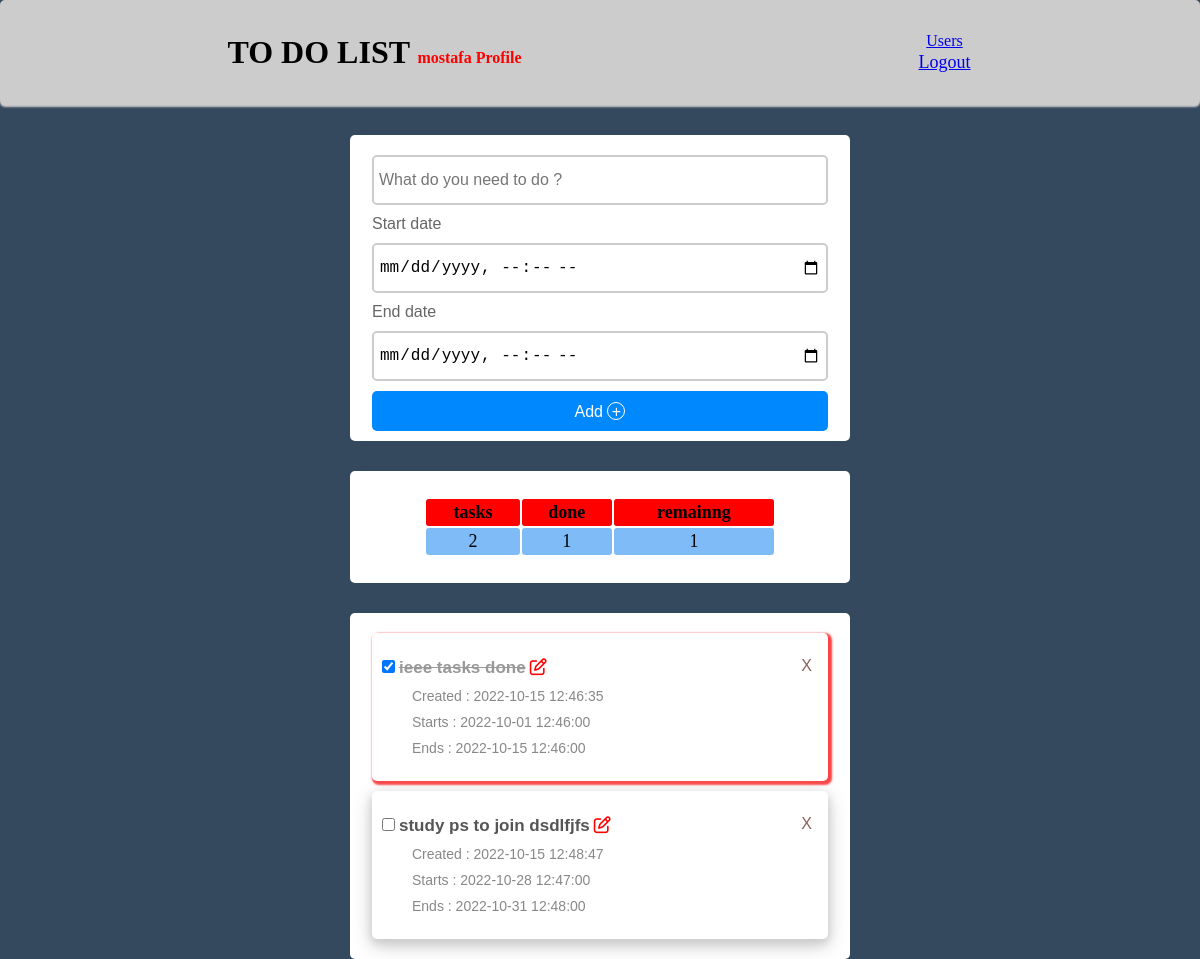
The app's page /index.php?id=11 (signed in) with its own data.
### tables this page shows
CREATE TABLE `users` (
  `id` int(11) NOT NULL,
  `Name` varchar(100) NOT NULL,
  `age` int(11) NOT NULL,
  `phone` varchar(15) NOT NULL,
  `email` varchar(50) NOT NULL,
  `password` varchar(100) NOT NULL
);

CREATE TABLE `tasks` (
  `id` int(11) NOT NULL,
  `text` text NOT NULL,
  `user_id` int(11) NOT NULL,
  `create_date` datetime NOT NULL DEFAULT current_timestamp(),
  `start_date` datetime NOT NULL,
  `end_date` datetime NOT NULL,
  `checked` tinyint(1) NOT NULL DEFAULT 0
);

### db_connection.php (called while the page is built, shortened)
<?php
class db{
    private $ServerName="localhost";
    private $UserName="root";
    private $Pass="";
    private $DataBaseName="todotask";
    protected $conn;
    public function __construct()
    {
            $this->conn =mysqli_connect("$this->ServerName","$this->UserName","$this->Pass","$this->DataBaseName");
    }
    function gettasks($id){
        $order="SELECT * FROM `tasks` where `user_id`='$id'ORDER BY `start_date` ASC";
        $query=mysqli_query($this->conn,$order);
        $tasks=[];
        while ($res=mysqli_fetch_assoc($query)){
            $tasks[]=$res;
        }
        return $tasks;
    }
    function users(){
        $order="SELECT * FROM `usee_tasks` ";
        $query=mysqli_query($this->conn,$order);
        $tasks=[];
        while ($res=mysqli_fetch_assoc($query)){
            $tasks[]=$res;
        }
        return $tasks;
    }
}

### index.php (the view, shortened to what this page needs)
<?php
require 'db_connection.php';
$userid=$_GET['id'];
$connection=new db;
$todos=$connection->gettasks($userid);
$dataa=$connection->users();
$data=[];
foreach ($dataa as $v =>$dataf) {
    if ($dataf['id'] == $userid) {
        $data = $dataf;
    }
}
?>
<!DOCTYPE html>
<html lang="en">
<head>
    <link rel="stylesheet" href="https://cdnjs.cloudflare.com/ajax/libs/font-awesome/4.7.0/css/font-awesome.min.css">
</head>
<body>
    <div class="two">
        <h1>TO DO LIST <span><?php echo $data['Name']." Profile" ?></span> </h1><div>
        <div ><a href="users.php">Users</a> </div>
        <div class="logout"><a href="logout.php">Logout</a> </div>
        </div>
    </div>
    <div class="main-section">
    <?php if ($_SESSION['user']['id']==$userid){?>
        <div class="add-section">
            <form action="app/add.php" method="POST" autocomplete="off">
                <?php if(isset($_GET['mess']) && $_GET['mess']=='error'){?>
                    <input type="text" style="border-color:#ff6666" name="title" placeholder="This field is required ....!" />
                    <input type="hidden" name="user_id" value="<?php echo $userid?>"  >
                    <div>Start date</div> <input type="datetime-local" name="start_date" >
                    <div >End date</div> <input type="datetime-local" name="end_date" >
                    <button type="submit">Add <span>&#43;</span> </button>
                <?php }else{?>
                    <input type="text" name="title" placeholder="What do you need to do ?" />
                    <div>Start date</div> <input type="datetime-local" name="start_date" >
                    <div >End date</div> <input type="datetime-local" name="end_date" >
                    <button type="submit">Add <span>&#43;</span> </button>
                <?php } ?>
            </form>
        </div>
        <?php }?>
        <div class="show-todo-section">
            <div class="container">
                <table border="2px">
                    <tr>
                        <th>tasks</th>
                        <th>done</th>
                        <th>remainng</th>
                    </tr>
                    <tr>
                        <td><?php
                            if(isset( $data['id'])){
                               echo $data['tasks_num'] ;
                            }
                            else echo 0;?>
                        </td>
                        <td><?php
                            if(isset( $data['done'])) {
                                echo $data['done'] ;
                            }
                            else echo 0;?>
                        </td>
                        <td><?php
                            if(isset( $data['id'])) {
                            echo $data['tasks_num']-$data['done'];
                            }
                            else echo 0; ?>
                        </td>
                    </tr>
                </table>
            </div>
        </div>
        <div class="show-todo-section">
            <?php
                foreach ($todos as $todo ){
                    if ($_SESSION['user']['id']==$userid){?>
                <div class="todo-item" <?php
                        if(strtotime($todo['start_date']) < time()){
                            echo "style='box-shadow: 2px 2px 2px 2px #fc4242;'" ;}?> >
                        <span id="<?= $todo['id'];?>" class="remove-to-do">X</span>
                    <?php if($todo['checked']){?>
                        <input type="checkbox" data-todo-id="<?php echo $todo['id'];?>" class="check-box" checked>
                        <h2 class="checked"><?php echo $todo['text']?></h2><a id="aa" href="app/update.php?id=<?=$todo['id']?>"> <i style="font-size:17px;color:red;" class="fa-regular fa-pen-to-square"></i></a><br>
                    <?php }else{?>
                        <input type="checkbox" data-todo-id="<?php echo $todo['id'];?>" class="check-box">
                        <h2><?php echo $todo['text']?></h2><a id="aa" href="app/update.php?id=<?=$todo['id']?>"> <i style="font-size:17px;color:red;" class="fa-regular fa-pen-to-square"></i></a><br>
                    <?php } ?>
                        <small><?php echo "Created : ". $todo['create_date']?></small>
                        <small><?php echo "Starts : ". $todo['start_date']?></small>
                        <small><?php echo " Ends : ". $todo['end_date']?></small>
                </div>
        <?php
        }
            }?>
                </div>
        <link rel="stylesheet" href="css/style.css">
    </div>
</body>
</html>

### css/style.css (style rules this page uses)
body { background: #34495e; }
* { padding: 0; margin: 0; box-sizing: border-box; }
.main-section { background: transparent; max-width: 500px; width: 90%; height: 500px; margin: 30px auto; border-radius: 10px; }
.logout { font-size: large; }
.two { padding: 30px 30px; display: flex; flex-direction: row; align-items: center; justify-content: space-around; background-color: #ccc; text-align: center; border-radius: 5px; box-shadow: 0 2px 2px 0 #ccc; }
.two div { padding: 1px; }
.add-section { width: 100%; background: #fff; margin: 0 auto; padding: 10px; border-radius: 5px; }
.add-section div { color: #0088FF; }
.add-section input { display: block; width: 95%; height: 50px; margin: 10px auto; border: 2px solid #ccc; font-size: 16px; border-radius: 5px; padding: 0 5px; }
.add-section button { display: block; width: 95%; height: 40px; margin: 0 auto; border: none; outline: none; background: #0088FF; color: #fff; font-family: sans-serif; font-size: 16px; border-radius: 5px; cursor: pointer; }
.add-section button span { border: 1px solid #fff; border-radius: 50%; display: inline-block; width: 18px; height: 18px; }
h1 span { font-size: 50%; color: red; }
.show-todo-section { width: 100%; background: #fff; margin: 30px auto; padding: 10px; border-radius: 5px; }
.container table { border: none; text-align: center; padding: 1rem; width: 80%; justify-content: center; font-size: large; margin: auto; }
#aa { text-decoration: none; }
.container tr,td,th { padding: 3px 5px; border: none; border-radius: 3px; }
.container th { background-color: red; }
.container table tr:nth-child(odd) { background-color: #7fbbf6; }
.container table tr:nth-child(even) { background-color: #7fbbf6; }
.todo-item { width: 95%; margin: 10px auto; padding: 20px 10px; box-shadow: 0 4px 8px 0 #ccc, 0 6px 20px 0 #ccc; border-radius: 5px; }
.add-section div { display: block; color: #676666; max-width: 100%; margin: 5px 12px; font-family: sans-serif; font-size: 16px; }
.todo-item h2 { display: inline-block; padding: 5px 0; font-size: 17px; font-family: sans-serif; color: #555; }
.todo-item small { display: block; width: 100%; padding: 5px 0; color: #888; padding-left: 30px; font-size: 14px; font-family: sans-serif; }
.remove-to-do { display: block; float: right; width: 20px; height: 20px; font-family: sans-serif; color: rgb(139, 97, 93); text-decoration: none; text-align: right; padding: 4px 6px 5px 0; border-radius: 50%; transition: background 1s; cursor: pointer; }
.checked { color: #999 !important; text-decoration: line-through; }

### records on screen
users: Name "mostafa"
tasks: text "ieee tasks done", create_date "2022-10-15 12:46:35", start_date "2022-10-01 12:46:00", end_date "2022-10-15 12:46:00"
tasks: text "study ps to join dsdlfjfs", create_date "2022-10-15 12:48:47", start_date "2022-10-28 12:47:00", end_date "2022-10-31 12:48:00"

### other values on screen
$data['tasks_num'] "2"
$data['done'] "1"
$data['tasks_num']-$data['done'] "1"
